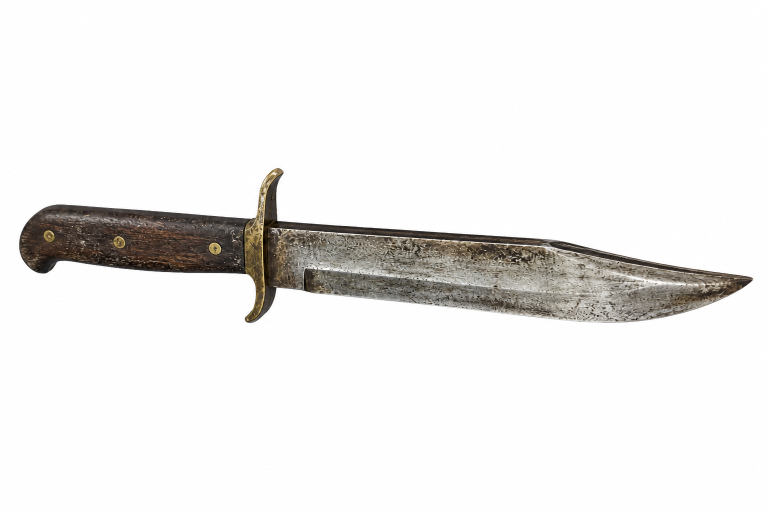
#> input picture web-sdk/apps/tombstone-reborn/assets-raw/split_cut/split_knife_slice.png, 1536 x 1024 px (shown at 1/2 size)
$ python -i make_split_cut_fx.py   (imports and definitions only)
#> lines starting #> are read from the running program, lines starting #| are printed output that depends on the picture; after the words box and inside, x2 and y2 are one past the last pixel; in counts of white or black regions, pixels touching at a corner belong together
### web-sdk/apps/tombstone-reborn/tools/alpha_key.py
"""Shared alpha-cutting helpers for Layer AI plates.

Both the digUp spade and the nudge UI art are generated against a pure black
void and cut here. Black is the only backdrop that unmixes exactly — the render
is alpha * foreground, so dividing by alpha recovers the true colour and no
backdrop tint can survive into the edge. An earlier spade generated on a light
studio backdrop left a cream rim on its shaft that read as a stray outline at
cell scale, which is the failure this module exists to prevent.

`key_plate` is the fallback for plates that were NOT generated on black. It is
deliberately not limited to the border-connected region, so enclosed background
(the hole in a shovel's D-grip, the open centre of a frame) also drops.
"""

from __future__ import annotations

import numpy as np
from PIL import Image

ALPHA_FLOOR = 8
BLEED_PASSES = 8


# [48 lines left out: functions key_black, key_plate, lift_exposure, tame_highlights, not called in this run]


def bleed_alpha(image: Image.Image) -> Image.Image:
	"""Dilate opaque colour into the transparent margin, then zero the RGB that
	is still fully transparent — a halo-free plate with no colour under alpha 0."""
	data = np.array(image).astype(np.float32)
	rgb = data[..., :3]
	alpha = data[..., 3]
	known = alpha > 24
	for _ in range(BLEED_PASSES):
		if known.all():
			break
		weight = known.astype(np.float32)
		acc_c = np.zeros_like(rgb)
		acc_w = np.zeros_like(alpha)
		for dy, dx in ((1, 0), (-1, 0), (0, 1), (0, -1)):
			acc_c += np.roll(rgb * weight[..., None], (dy, dx), axis=(0, 1))
			acc_w += np.roll(weight, (dy, dx), axis=(0, 1))
		fill = (~known) & (acc_w > 0)
		if not fill.any():
			break
		rgb[fill] = acc_c[fill] / acc_w[fill][..., None]
		known = known | fill
	out = np.dstack([rgb, alpha]).astype(np.uint8)
	out[alpha <= ALPHA_FLOOR] = (0, 0, 0, 0)
	return Image.fromarray(out, "RGBA")


# [29 lines left out: functions alpha_crop, resize_rgba, fit_longest, not called in this run]

### web-sdk/apps/tombstone-reborn/tools/make_split_cut_fx.py
"""Key the 3D split knife poses + blood frames onto transparent plates.

Masters are the Cursor gens in ~/.cursor/projects/.../assets/. Outputs go to
assets-src/sprites/fx and static/assets/sprites/fx — never an app-root assets/
folder.

Blood frames pack into one horizontal atlas (split_blood.png + .json) so
SplitPanes can flip them like splitExplosion.

Run:  python tools/make_split_cut_fx.py
"""

from __future__ import annotations

import json
import os
import shutil
import sys

from PIL import Image, ImageDraw

HERE = os.path.dirname(os.path.abspath(__file__))
APP = os.path.dirname(HERE)
RAW = os.path.join(APP, "assets-raw", "split_cut")
GEN = r"C:\Users\Emex33\.cursor\projects\c-Users-Emex33-Desktop-stakez\assets"
OUT_DIRS = [
	os.path.join(APP, "assets-src", "sprites", "fx"),
	os.path.join(APP, "static", "assets", "sprites", "fx"),
	os.path.join(APP, "assets-src", "assets", "sprites", "fx"),
]

KNIVES = {
	"split_knife_embed.png": "tr_split_knife.png",
	"split_knife_stab.png": "tr_split_knife_stab.png",
	"split_knife_slice.png": "tr_split_knife_slice.png",
}
BLOOD_FRAMES = [f"split_blood_{i:02d}.png" for i in range(1, 9)]
GASH = "split_blood_gash.png"
BLOOD_FRAME = (640, 360)

sys.path.insert(0, HERE)
from alpha_key import (  # noqa: E402
	alpha_crop,
	bleed_alpha,
	fit_longest,
	key_plate,
)


def _flood_white(img: Image.Image, thresh: int = 28) -> Image.Image:
	work = img.convert("RGB")
	flood = work.copy()
	w, h = flood.size
	sentinel = (255, 0, 255)
	for seed in (
		(0, 0),
		(w - 1, 0),
		(0, h - 1),
		(w - 1, h - 1),
		(w // 2, 0),
		(w // 2, h - 1),
		(0, h // 2),
		(w - 1, h // 2),
	):
		if flood.getpixel(seed) != sentinel:
			ImageDraw.floodfill(flood, seed, sentinel, thresh=thresh)
	import numpy as np

	marked = np.asarray(flood)
	is_bg = (
		(marked[..., 0] == sentinel[0])
		& (marked[..., 1] == sentinel[1])
		& (marked[..., 2] == sentinel[2])
	)
	alpha = np.where(is_bg, 0, 255).astype(np.uint8)
	out = work.convert("RGBA")
	out.putalpha(Image.fromarray(alpha, "L"))
	return bleed_alpha(out)


# [90 lines left out: functions _pad, write, ensure_masters, pack_blood, main, not called in this run]


# [2 lines not run here, left out]

>>> from PIL import Image
>>> picture = Image.open('../assets-raw/split_cut/split_knife_slice.png')
#> picture is the input picture: PIL image 1536x1024 RGB; mean R, G, B 237.1, 236, 234.8
>>> result = _flood_white(picture)
#> after the loop in _flood_white, `for seed in (`:
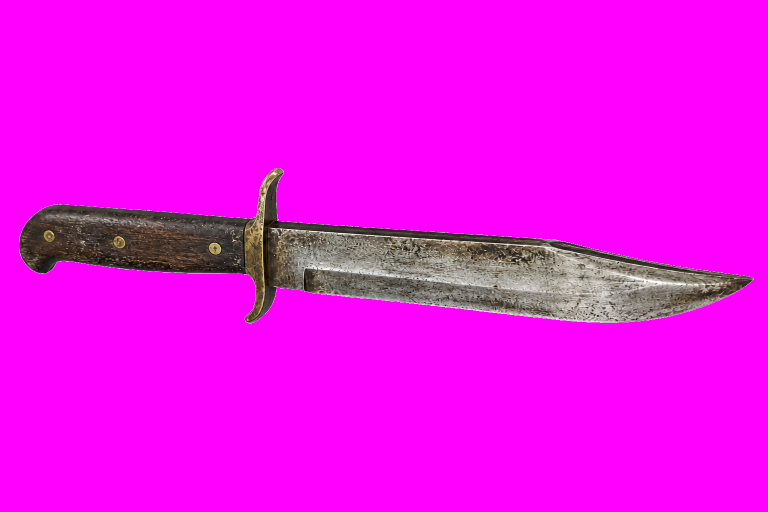
#> flood: PIL image 1536x1024 RGB (shown at 1/2 size); mean R, G, B 238, 12.9, 235.7
#> in _flood_white, `is_bg = ( (marked[..., 0] == sentinel[0]) & (marked[..., 1] == sentine..`:
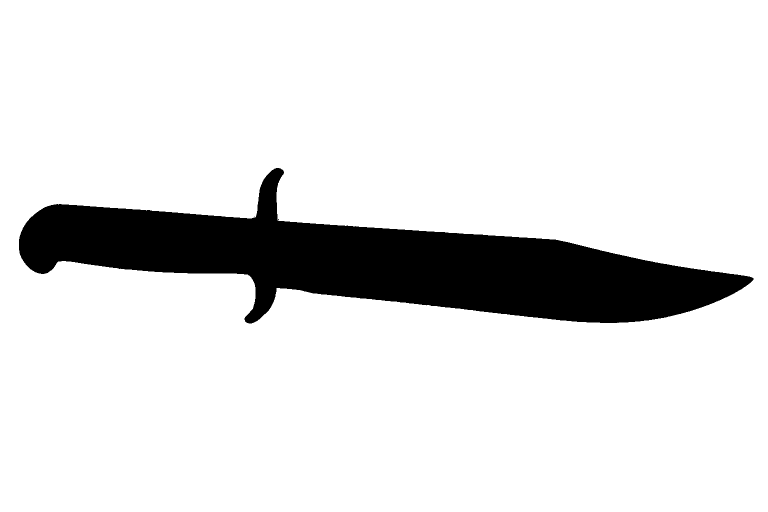
#> is_bg: shape (1024, 1536) bool (shown at 1/2 size); 87.9% white; 3 black regions (2 under 20 px), largest, box (x1, y1, x2, y2) and area: (38, 336, 1507, 647) 190763
#> in _flood_white, `alpha = np.where(is_bg, 0, 255).astype(np.uint8)`:
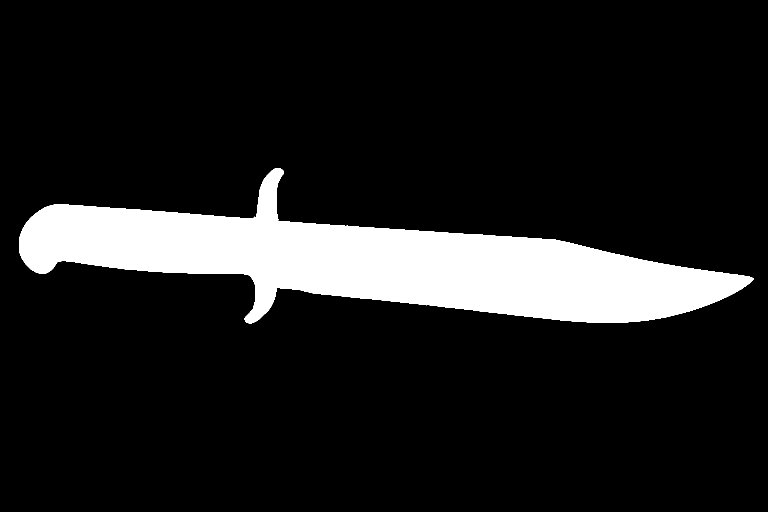
#> alpha: shape (1024, 1536) (shown at 1/2 size); 12.1% white; 3 white regions (2 under 20 px), largest, box (x1, y1, x2, y2) and area: (38, 336, 1507, 647) 190763
#> the loop in bleed_alpha, `for _ in range(BLEED_PASSES):` made 8 passes
#> pass 1, in bleed_alpha, `fill = (~known) & (acc_w > 0)`:
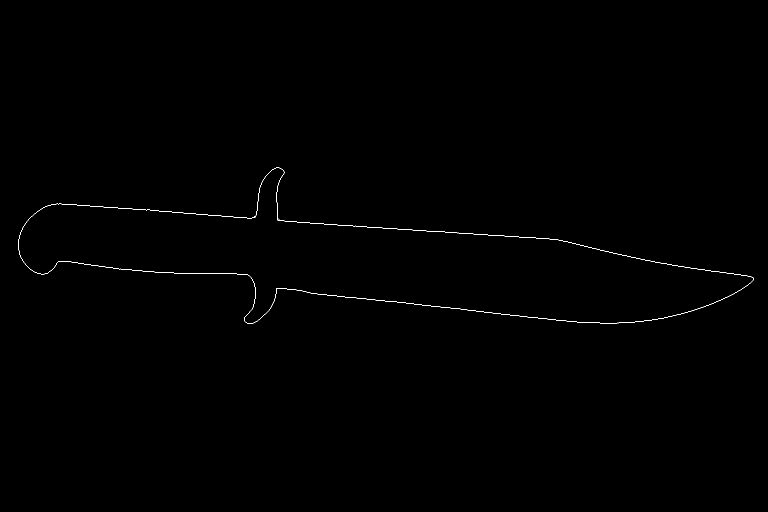
#> fill: shape (1024, 1536) bool (shown at 1/2 size); 0.21% white in thin lines or dots, all inside (x1, y1, x2, y2) = (37, 335, 1508, 648)
#> after the loop in bleed_alpha, `for _ in range(BLEED_PASSES):`:
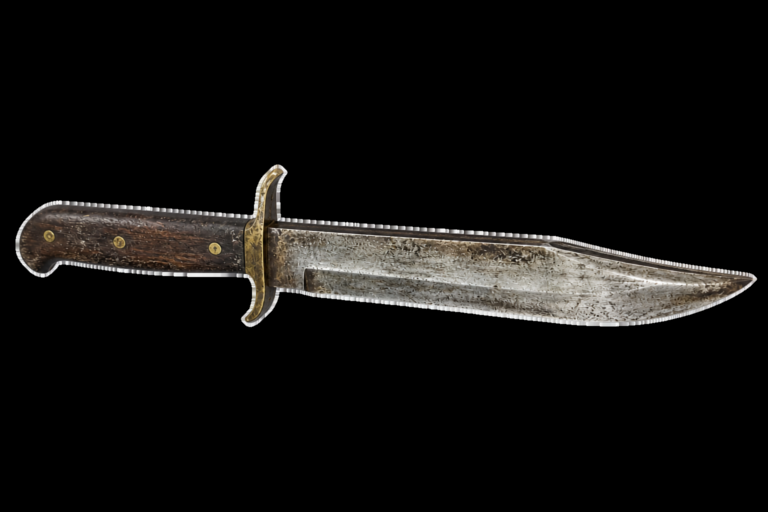
#> acc_c: shape (1024, 1536, 3) float32 (shown at 1/2 size); mean R, G, B 67.1, 63, 57.8; drawn with min black and max white
#> after the loop in bleed_alpha, `for _ in range(BLEED_PASSES):`:
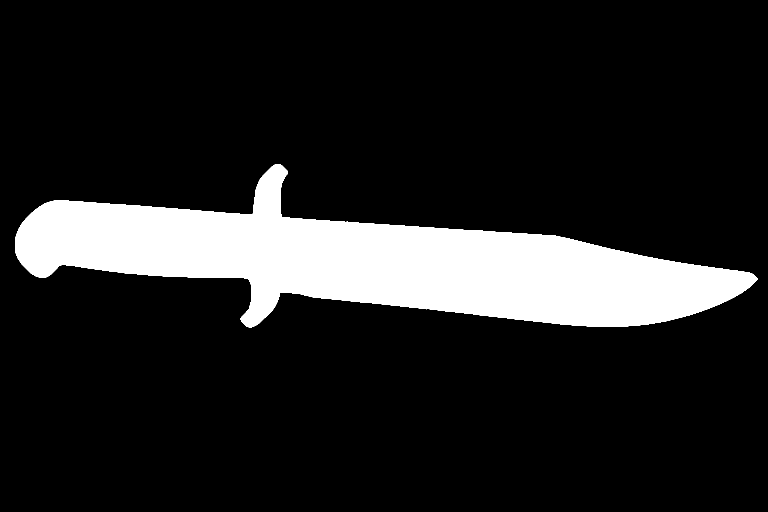
#> known: shape (1024, 1536) bool (shown at 1/2 size); 13.8% white; 1 white region, box (x1, y1, x2, y2) and area: (30, 328, 1515, 655) 217241
#> after the loop in bleed_alpha, `for _ in range(BLEED_PASSES):`:
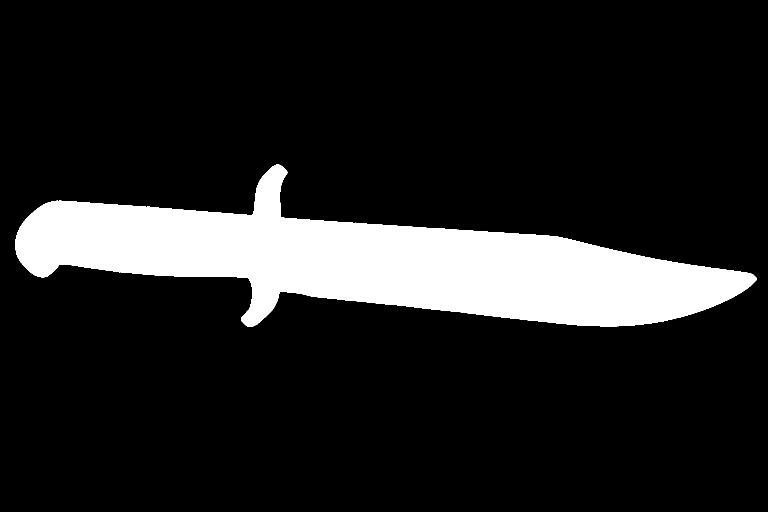
#> weight: shape (1024, 1536) float32 (shown at 1/2 size); values 0 (black) and 1 (white), 13.6% white; 1 white region, box (x1, y1, x2, y2) and area: (31, 329, 1514, 654) 213928
